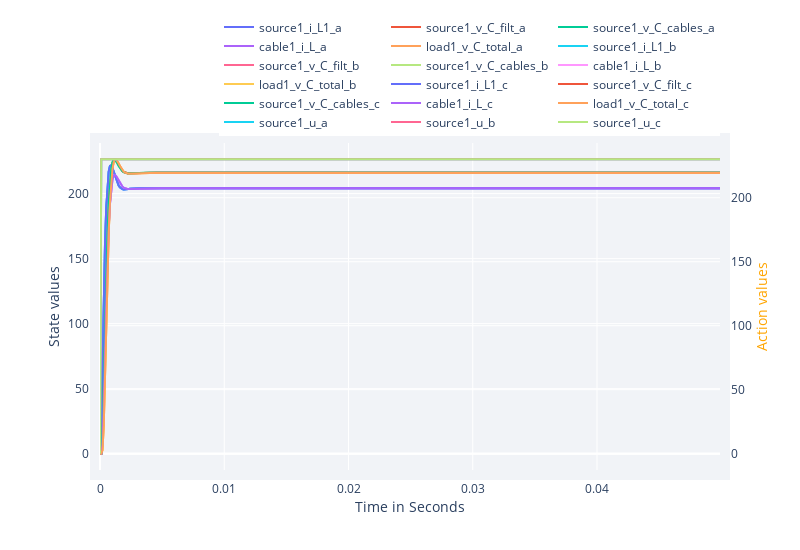

This figure's notebook cell:
### Markdown cell above
After the experiment, the `plot_hook_results()` function provided by the JEG package can be used to show the results of the simulated episode.
Analog to the defined states and actions which are logged with the `data_hook`, states and actions to be plotted with that hook can be selected.
Here we plot all states and the action the env has - so everything we collected before:

### Code cell
plot_hook_results(hook = hook, 
                    episode = 1,
                    states_to_plot  = env.state_ids,  
                    actions_to_plot = env.action_ids)

### Figure 1 — Plotly figure (JSON) as saved in the notebook; plotly's stock layout.template omitted (floating-point values rounded to 4 significant figures; data arrays with more than 128 entries replaced by an {"elided": "..."} marker saying what was removed)
{"data": [{"mode": "lines", "name": "source1_i_L1_a", "type": "scatter", "x": {"elided": "500 float values"}, "y": {"elided": "500 float values"}}, {"mode": "lines", "name": "source1_v_C_filt_a", "type": "scatter", "x": {"elided": "500 float values"}, "y": {"elided": "500 float values"}}, {"mode": "lines", "name": "source1_v_C_cables_a", "type": "scatter", "x": {"elided": "500 float values"}, "y": {"elided": "500 float values"}}, {"mode": "lines", "name": "cable1_i_L_a", "type": "scatter", "x": {"elided": "500 float values"}, "y": {"elided": "500 float values"}}, {"mode": "lines", "name": "load1_v_C_total_a", "type": "scatter", "x": {"elided": "500 float values"}, "y": {"elided": "500 float values"}}, {"mode": "lines", "name": "source1_i_L1_b", "type": "scatter", "x": {"elided": "500 float values"}, "y": {"elided": "500 float values"}}, {"mode": "lines", "name": "source1_v_C_filt_b", "type": "scatter", "x": {"elided": "500 float values"}, "y": {"elided": "500 float values"}}, {"mode": "lines", "name": "source1_v_C_cables_b", "type": "scatter", "x": {"elided": "500 float values"}, "y": {"elided": "500 float values"}}, {"mode": "lines", "name": "cable1_i_L_b", "type": "scatter", "x": {"elided": "500 float values"}, "y": {"elided": "500 float values"}}, {"mode": "lines", "name": "load1_v_C_total_b", "type": "scatter", "x": {"elided": "500 float values"}, "y": {"elided": "500 float values"}}, {"mode": "lines", "name": "source1_i_L1_c", "type": "scatter", "x": {"elided": "500 float values"}, "y": {"elided": "500 float values"}}, {"mode": "lines", "name": "source1_v_C_filt_c", "type": "scatter", "x": {"elided": "500 float values"}, "y": {"elided": "500 float values"}}, {"mode": "lines", "name": "source1_v_C_cables_c", "type": "scatter", "x": {"elided": "500 float values"}, "y": {"elided": "500 float values"}}, {"mode": "lines", "name": "cable1_i_L_c", "type": "scatter", "x": {"elided": "500 float values"}, "y": {"elided": "500 float values"}}, {"mode": "lines", "name": "load1_v_C_total_c", "type": "scatter", "x": {"elided": "500 float values"}, "y": {"elided": "500 float values"}}, {"mode": "lines", "name": "source1_u_a", "type": "scatter", "x": {"elided": "500 float values"}, "y": {"elided": "500 float values"}, "yaxis": "y2"}, {"mode": "lines", "name": "source1_u_b", "type": "scatter", "x": {"elided": "500 float values"}, "y": {"elided": "500 float values"}, "yaxis": "y2"}, {"mode": "lines", "name": "source1_u_c", "type": "scatter", "x": {"elided": "500 float values"}, "y": {"elided": "500 float values"}, "yaxis": "y2"}], "layout": {"height": 550, "legend": {"orientation": "h", "x": 1, "xanchor": "right", "y": 1.02, "yanchor": "bottom"}, "margin": {"b": 80, "l": 100, "pad": 10, "r": 80, "t": 100}, "plot_bgcolor": "#f1f3f7", "width": 800, "xaxis": {"title": {"text": "Time in Seconds"}}, "yaxis": {"title": {"text": "State values"}}, "yaxis2": {"overlaying": "y", "side": "right", "title": "Action values", "titlefont": {"color": "orange"}}}}
